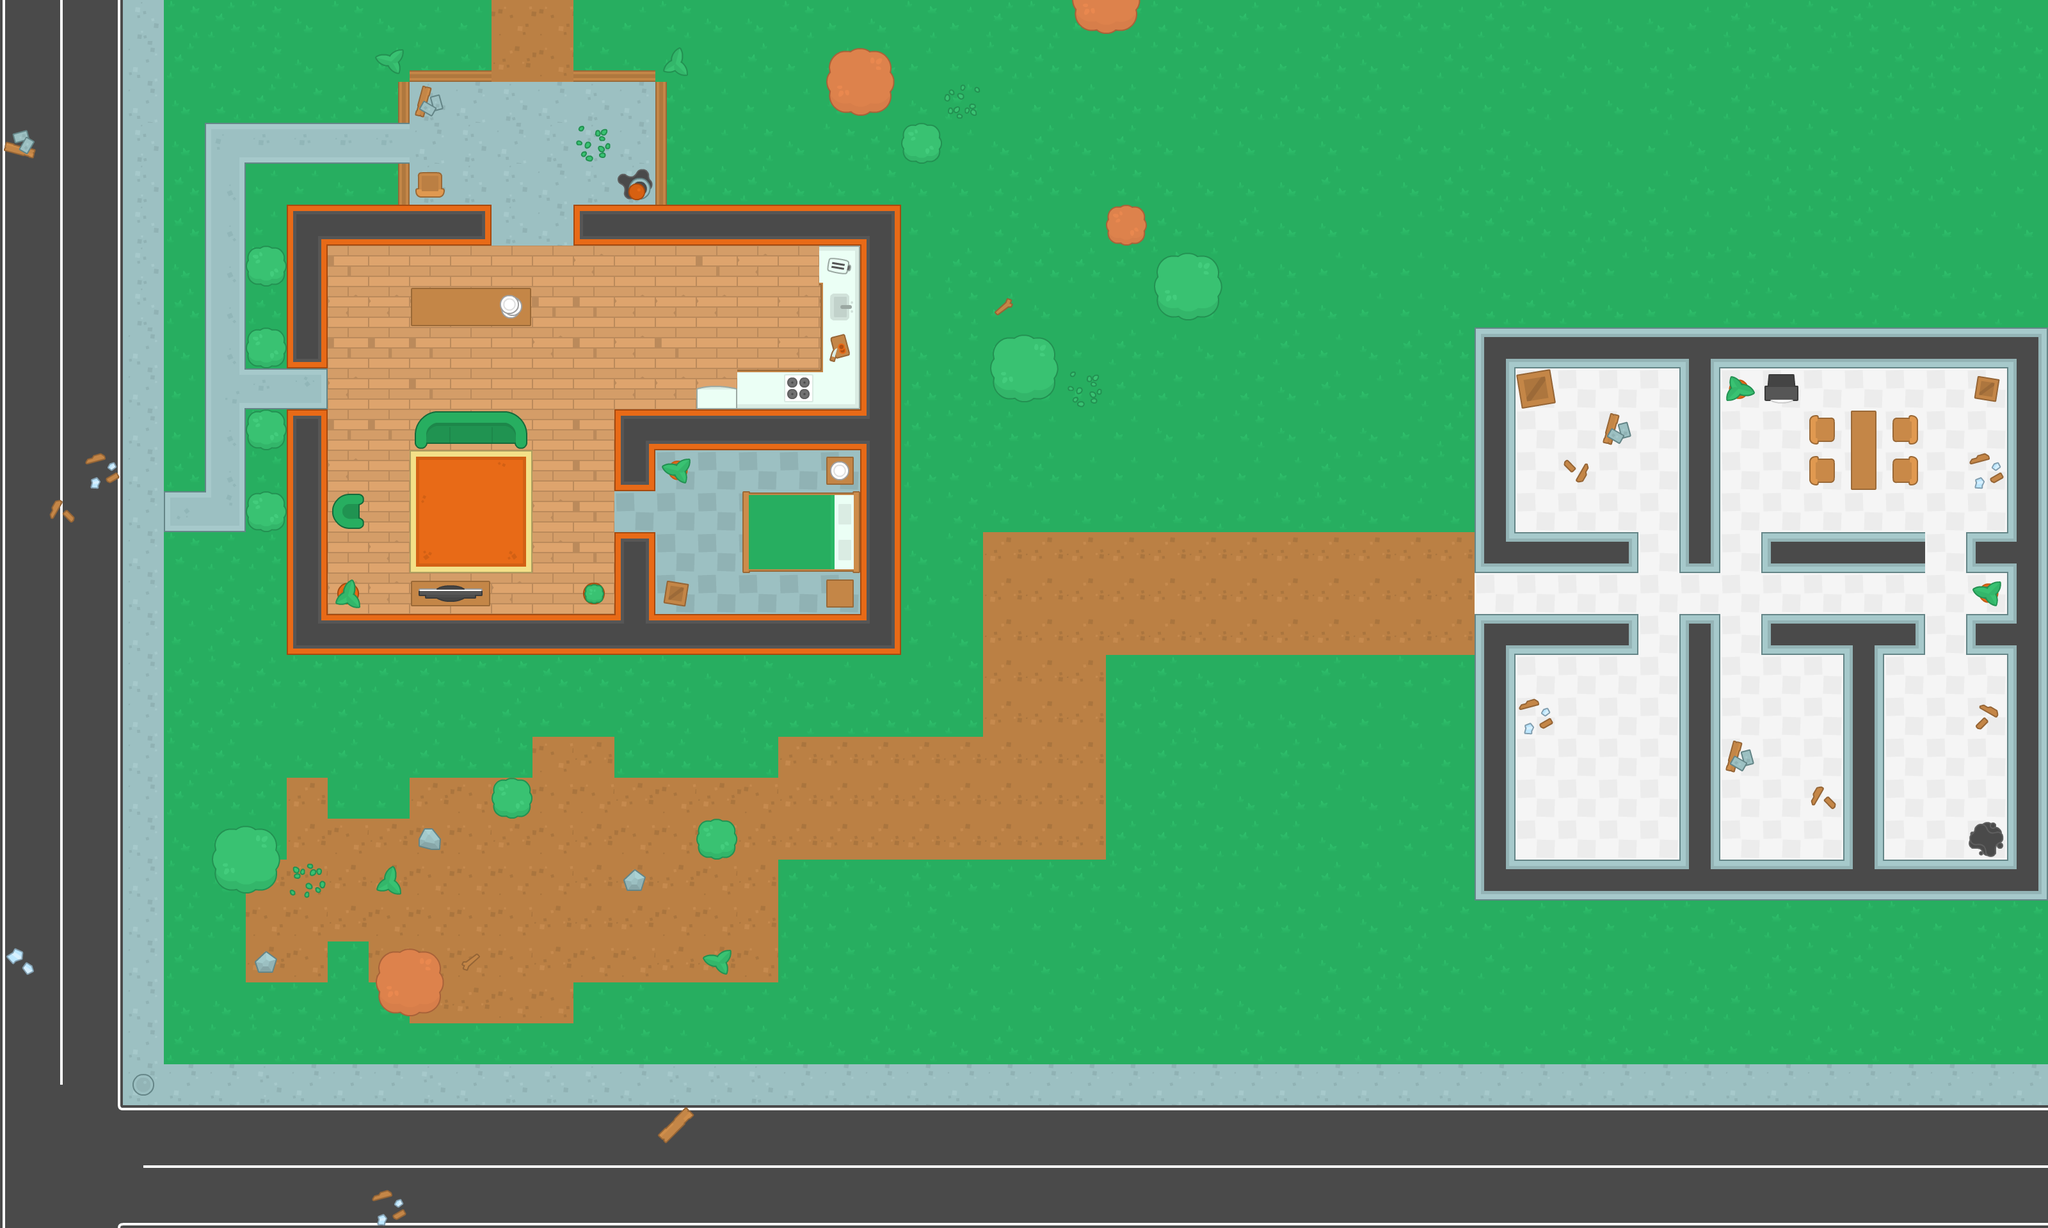

Tiled map render using the project's own tile images. Description and the map definition, with tile-layer contents summarised, below:
An orthogonal 50x30 tile map with 64x64 px tiles, 4 tile layers (ground, walls, items, decorations) and 123 objects (72x wall, 30x zombie, 9x health, 9x breakable, 2x shotgun, ...).

<map version="1.0" tiledversion="1.1.4" orientation="orthogonal" renderorder="right-down" width="50" height="30" tilewidth="64" tileheight="64" infinite="0" nextobjectid="227">
 <tileset firstgid="1" name="spritesheet_tiles" tilewidth="64" tileheight="64" spacing="10" tilecount="540" columns="27">
  <image source="../img/spritesheet_tiles.png" width="1988" height="1470" />
 </tileset>
 <layer name="ground" width="50" height="30">
  <data>[1500 cells, 1500 non-empty, 40 distinct tile ids]</data>
 </layer>
 <layer name="walls" width="50" height="30">
  <data>[1500 cells, 147 non-empty, 22 distinct tile ids]</data>
 </layer>
 <layer name="items" width="50" height="30">
  <data>[1500 cells, 76 non-empty, 41 distinct tile ids]</data>
 </layer>
 <layer name="decorations" width="50" height="30">
  <data>[1500 cells, 99 non-empty, 20 distinct tile ids]</data>
 </layer>
 <objectgroup name="Obstacles">
  <object id="1" name="player" x="336" y="208" width="32" height="32" />
  <object id="2" name="wall" x="448" y="320" width="320" height="64" />
  <object id="3" name="wall" x="448" y="960" width="960" height="64" />
  <object id="4" name="wall" x="960" y="640" width="384" height="64" />
  <object id="5" name="wall" x="1344" y="384" width="64" height="576" />
  <object id="6" name="wall" x="448" y="384" width="64" height="192" />
  <object id="7" name="wall" x="448" y="640" width="64" height="320" />
  <object id="8" name="wall" x="960" y="832" width="64" height="128" />
  <object id="9" name="wall" x="960" y="704" width="64" height="64" />
  <object id="15" name="wall" x="896" y="320" width="512" height="64" />
  <object id="21" name="wall" x="640" y="448" width="192" height="64" />
  <object id="22" name="wall" x="1168" y="768" width="176" height="128" />
  <object id="23" name="wall" x="1152" y="576" width="128" height="32" />
  <object id="24" name="wall" x="660" y="649" width="152" height="39" />
  <object id="25" name="wall" x="512" y="784" width="48" height="32" />
  <object id="26" name="wall" x="640" y="912" width="128" height="48" />
  <object id="28" name="wall" x="910" y="909" width="35" height="35" />
  <object id="29" name="wall" x="1088" y="608" width="64" height="32" />
  <object id="30" name="wall" x="1040" y="720" width="32" height="32" />
  <object id="31" name="wall" x="528" y="912" width="32" height="32" />
  <object id="34" name="wall" x="656" y="272" width="32" height="48" />
  <object id="35" name="wall" x="1024" y="912" width="48" height="48" />
  <object id="36" name="wall" x="1296" y="896" width="48" height="48" />
  <object id="37" name="wall" x="1296" y="704" width="48" height="48" />
  <object id="38" name="wall" x="1280" y="384" width="16" height="256" />
  <object id="40" name="zombie" x="944" y="150" width="32" height="32" />
  <object id="42" name="zombie" x="1072" y="816" width="32" height="32" />
  <object id="46" name="wall" x="778" y="1228" width="44" height="40" />
  <object id="47" name="wall" x="1100" y="1291" width="40" height="42" />
  <object id="48" name="wall" x="603" y="1497" width="74" height="78" />
  <object id="49" name="wall" x="347" y="1307" width="74" height="74" />
  <object id="50" name="wall" x="1306" y="94" width="73" height="72" />
  <object id="52" name="wall" x="1815" y="409" width="75" height="79" />
  <object id="53" name="wall" x="1737" y="331" width="44" height="42" />
  <object id="54" name="wall" x="1419" y="202" width="43" height="41" />
  <object id="55" name="wall" x="1697" y="4" width="60" height="36" />
  <object id="56" name="wall" x="1559" y="536" width="81" height="82" />
  <object id="57" name="wall" x="394" y="783" width="44" height="34" />
  <object id="58" name="wall" x="392" y="654" width="48" height="36" />
  <object id="59" name="wall" x="393" y="528" width="46" height="32" />
  <object id="60" name="wall" x="394" y="398" width="44" height="36" />
  <object id="63" name="zombie" x="1170" y="464" width="32" height="32" />
  <object id="87" name="zombie" x="1842" y="1352" width="32" height="32" />
  <object id="88" name="zombie" x="1938" y="1336" width="32" height="32" />
  <object id="89" name="zombie" x="1970" y="1240" width="32" height="32" />
  <object id="91" name="zombie" x="1810" y="1480" width="32" height="32" />
  <object id="92" name="zombie" x="1730" y="1368" width="32" height="32" />
  <object id="93" name="zombie" x="2082" y="1384" width="32" height="32" />
  <object id="94" name="zombie" x="1872" y="576" width="32" height="32" />
  <object id="99" name="health" x="848" y="912" width="32" height="32" />
  <object id="132" name="health" x="3024" y="592" width="32" height="32" />
  <object id="145" name="zombie" x="2752" y="688" width="32" height="32" />
  <object id="146" name="zombie" x="2464" y="736" width="32" height="32" />
  <object id="147" name="wall" x="2304" y="512" width="896" height="64" />
  <object id="149" name="wall" x="2304" y="1344" width="896" height="64" />
  <object id="150" name="wall" x="2368" y="960" width="192" height="64" />
  <object id="151" name="wall" x="2368" y="832" width="192" height="64" />
  <object id="152" name="wall" x="2752" y="960" width="256" height="64" />
  <object id="153" name="wall" x="2752" y="832" width="256" height="64" />
  <object id="154" name="wall" x="3072" y="832" width="64" height="192" />
  <object id="156" name="wall" x="2304" y="576" width="64" height="320" />
  <object id="157" name="wall" x="2304" y="960" width="64" height="384" />
  <object id="158" name="wall" x="2624" y="960" width="64" height="384" />
  <object id="159" name="wall" x="2880" y="1024" width="64" height="320" />
  <object id="160" name="wall" x="2624" y="576" width="64" height="320" />
  <object id="161" name="wall" x="3136" y="576" width="290" height="768" />
  <object id="162" name="wall" x="2896" y="640" width="32" height="128" />
  <object id="163" name="wall" x="2976" y="656" width="16" height="32" />
  <object id="164" name="wall" x="2976" y="720" width="16" height="32" />
  <object id="165" name="wall" x="2832" y="720" width="29" height="32" />
  <object id="166" name="wall" x="2832" y="656" width="29" height="32" />
  <object id="167" name="wall" x="2768" y="592" width="32" height="32" />
  <object id="177" name="wall" x="2375.38" y="592.307" width="43" height="39.625" rotation="-10.789" />
  <object id="178" name="zombie" x="672" y="1376" width="32" height="32" />
  <object id="179" name="zombie" x="832" y="1392" width="32" height="32" />
  <object id="180" name="zombie" x="944" y="1344" width="32" height="32" />
  <object id="181" name="zombie" x="928" y="1472" width="32" height="32" />
  <object id="182" name="zombie" x="576" y="1424" width="32" height="32" />
  <object id="184" name="wall" x="16" y="203" width="38" height="36" />
  <object id="185" name="zombie" x="1203" y="220" width="32" height="32" />
  <object id="186" name="wall" x="902" y="112" width="118" height="20" />
  <object id="187" name="wall" x="645" y="110" width="123" height="22" />
  <object id="188" name="wall" x="624" y="257" width="19" height="62" />
  <object id="189" name="wall" x="624.5" y="128" width="19.5" height="62" />
  <object id="190" name="wall" x="1019" y="130" width="20.5" height="189" />
  <object id="191" name="wall" x="404.5" y="1496" width="23" height="22" />
  <object id="193" name="wall" x="978.5" y="1366" width="23" height="22" />
  <object id="194" name="wall" x="658.5" y="1302" width="23" height="22" />
  <object id="195" name="wall" x="656.787" y="132.488" width="38.1887" height="43" rotation="13.6042" />
  <object id="196" name="wall" x="4" y="-286" width="3417" height="290" />
  <object id="199" name="wall" x="-246" y="-277" width="253" height="2356" />
  <object id="200" name="wall" x="4" y="1918" width="3195" height="164" />
  </objectgroup>
 <objectgroup name="Breakables">
  <!-- 9 objects omitted --></objectgroup>
</map>
<!-- 31 of 123 objects omitted -->
